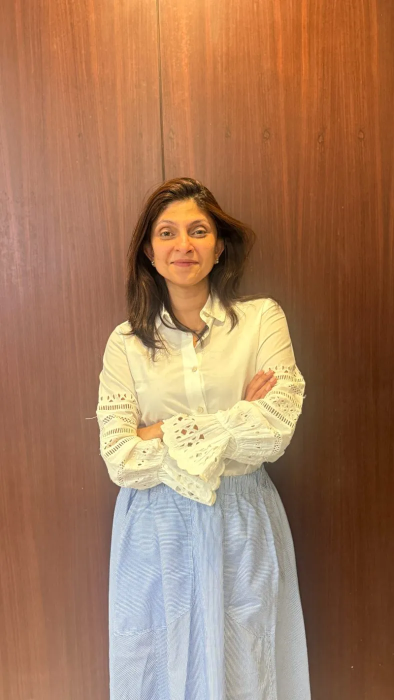
#> input picture ifm_website_oct26/assets/site/founder-photo.webp, 788 x 1400 px, given in place of clip-01.mp4, which was not available (shown at 1/2 size)
$ python mouthstrip.py
#> lines starting #> are read from the running program, lines starting #| are printed output that depends on the picture; pictures that were not available may be replaced by others from this repository, and a replacement may not be noted
import cv2, numpy as np, sys, os
os.makedirs('strips',exist_ok=True)
casc=cv2.CascadeClassifier(cv2.data.haarcascades+'haarcascade_frontalface_default.xml')
STEP=1/8.0
for n in ['01','02','03','04','05','06','07','08','09','10']:
    cap=cv2.VideoCapture(f'clip-{n}.mp4'); fps=cap.get(cv2.CAP_PROP_FPS)
    frames=[]; hits=0; t=0.0
    while True:
        cap.set(cv2.CAP_PROP_POS_MSEC, t*1000)
        ok,im=cap.read()
#> im is the input picture: shape (1400, 788, 3); mean B, G, R 92.5, 122.5, 164.6
        if not ok or t>7.99: break
        g=cv2.cvtColor(im,cv2.COLOR_BGR2GRAY)
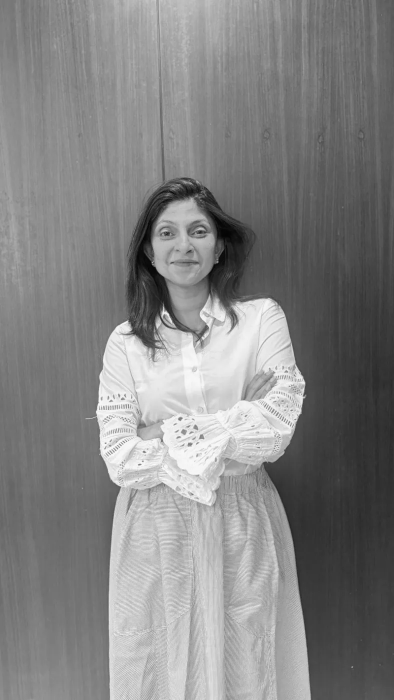
#> g: shape (1400, 788) (shown at 1/2 size); min 2, max 254, mean 131.6
        fs=casc.detectMultiScale(g,1.15,5,minSize=(90,90))
#> fs = [[285, 402, 163, 163]]
        if len(fs):
            x,y,w,h=max(fs,key=lambda f:f[2]*f[3]); hits+=1
#> after `x, y, w, h = max(fs, key=lambda f: f[2] * f[3])`: x = 285; y = 402; w = 163; h = 163
            cy=y+int(h*0.72); ch=int(h*0.52); cx=x+w//2; cw=int(w*0.78)
#> after `cy = y + int(h * 0.72)`: cy = 519
#> after `ch = int(h * 0.52)`: ch = 84
#> after `cx = x + w // 2`: cx = 366
#> after `cw = int(w * 0.78)`: cw = 127
        else:
            cx,cy,cw,ch=im.shape[1]//2,int(im.shape[0]*0.42),260,180
        x0=max(0,cx-cw//2); y0=max(0,cy-ch//2)
#> after `x0 = max(0, cx - cw // 2)`: x0 = 303
#> after `y0 = max(0, cy - ch // 2)`: y0 = 477
        crop=im[y0:y0+ch, x0:x0+cw]
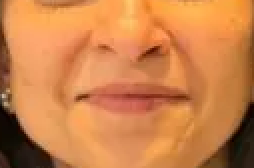
#> crop: shape (84, 127, 3) (shown 2 times larger); mean B, G, R 74.2, 129.9, 204.6
        if crop.size==0: crop=np.zeros((ch,cw,3),np.uint8)
        frames.append(cv2.resize(crop,(130,90)))
        t+=STEP
    cols=16; rows=(len(frames)+cols-1)//cols
    sheet=np.zeros((rows*90,cols*130,3),np.uint8)
    for i,f in enumerate(frames):
        r,c=divmod(i,cols); sheet[r*90:(r+1)*90, c*130:(c+1)*130]=f
    cv2.imwrite(f'strips/mouth-{n}.png',sheet)
    print(f'clip-{n}: {len(frames)} frames @1/8s, face-detected {hits} ({100*hits//max(1,len(frames))}%), {rows} rows x {cols} (2.0s per row)')

$ run again, on ifm_website_oct26/assets/site/corp-eo-forum.webp
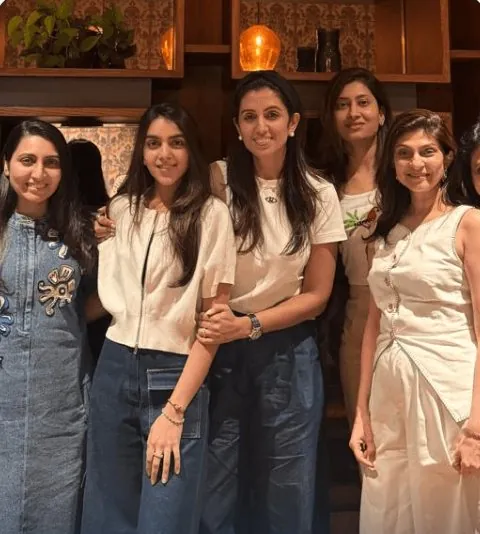
#> input picture ifm_website_oct26/assets/site/corp-eo-forum.webp, 480 x 534 px, given in place of clip-01.mp4, which was not available
#> im is the input picture: shape (534, 480, 3); mean B, G, R 70, 85.3, 111.8
#> `g=cv2.cvtColor(im,cv2.COLOR_BGR2GRAY)`:
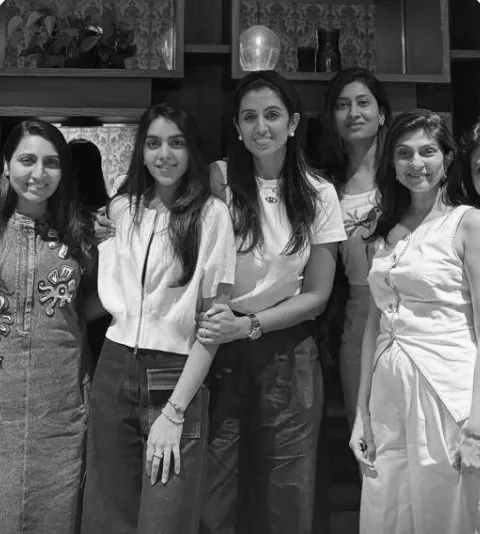
#> g: shape (534, 480); min 4, max 253, mean 91.5
#> fs = ()
#> `crop=im[y0:y0+ch, x0:x0+cw]`:
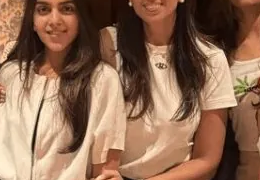
#> crop: shape (180, 260, 3); mean B, G, R 84.3, 108.1, 144.5

$ run again, on ifm_website_oct26/assets/site/corp-k-phyto.webp
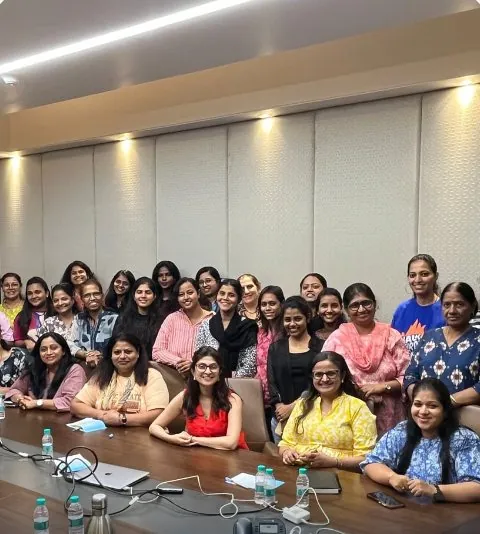
#> input picture ifm_website_oct26/assets/site/corp-k-phyto.webp, 480 x 534 px, given in place of clip-01.mp4, which was not available
#> im is the input picture: shape (534, 480, 3); mean B, G, R 119.9, 132.2, 147
#> `g=cv2.cvtColor(im,cv2.COLOR_BGR2GRAY)`:
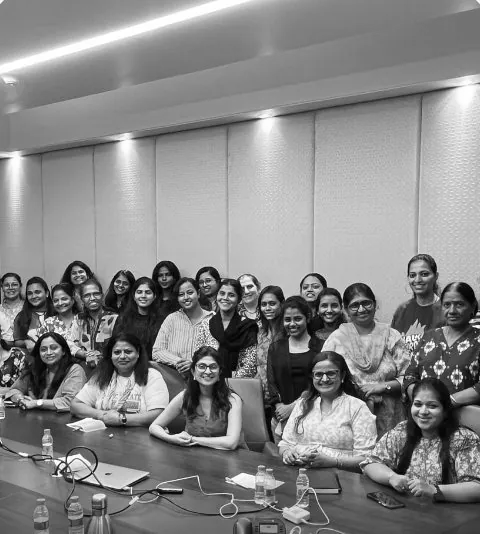
#> g: shape (534, 480); min 0, max 255, mean 135.2
#> fs = ()
#> `crop=im[y0:y0+ch, x0:x0+cw]`:
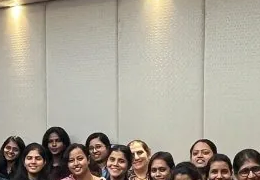
#> crop: shape (180, 260, 3); mean B, G, R 150.7, 163.6, 170.5

$ run again, on ifm_website_oct26/assets/site/corp-money-blueprint-goa.webp
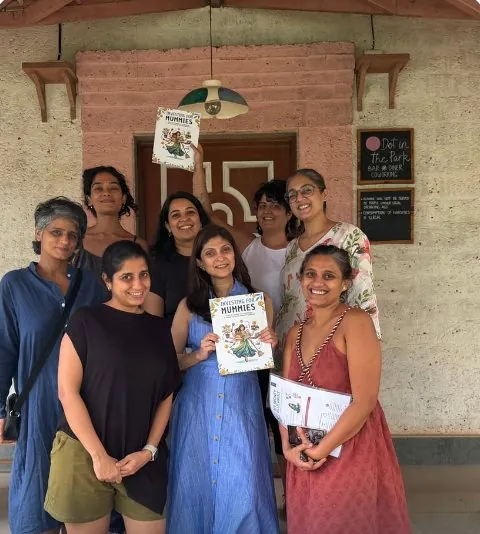
#> input picture ifm_website_oct26/assets/site/corp-money-blueprint-goa.webp, 480 x 534 px, given in place of clip-01.mp4, which was not available
#> im is the input picture: shape (534, 480, 3); mean B, G, R 90, 100.7, 122.9
#> `g=cv2.cvtColor(im,cv2.COLOR_BGR2GRAY)`:
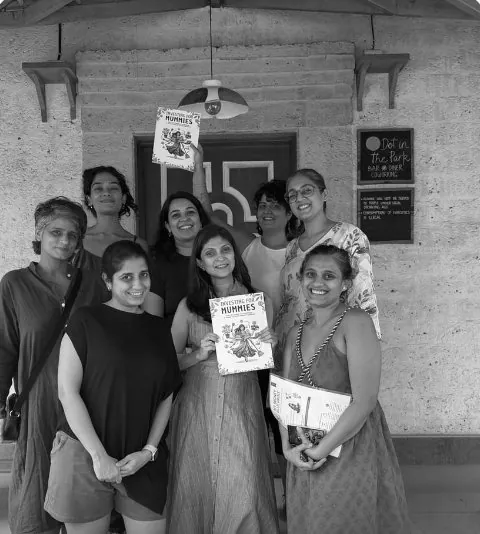
#> g: shape (534, 480); min 0, max 255, mean 106.1
#> fs = ()
#> `crop=im[y0:y0+ch, x0:x0+cw]`:
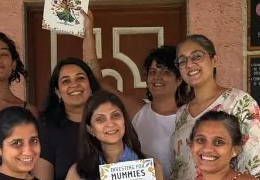
#> crop: shape (180, 260, 3); mean B, G, R 65.1, 80.6, 109.1
